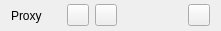
    <widget class="QWidget" name="horizontalLayoutWidget_11">
     <property name="geometry">
      <rect>
       <x>0</x>
       <y>370</y>
       <width>221</width>
       <height>31</height>
      </rect>
     </property>
     <layout class="QHBoxLayout" name="proxy_LO">
      <property name="spacing">
       <number>6</number>
      </property>
      <property name="topMargin">
       <number>0</number>
      </property>
      <property name="bottomMargin">
       <number>0</number>
      </property>
      <item>
       <widget class="QLabel" name="label_6">
        <property name="minimumSize">
         <size>
          <width>50</width>
          <height>0</height>
         </size>
        </property>
        <property name="maximumSize">
         <size>
          <width>50</width>
          <height>16777215</height>
         </size>
        </property>
        <property name="text">
         <string>Proxy</string>
        </property>
       </widget>
      </item>
      <item>
       <widget class="QPushButton" name="loadProxy_BN">
        <property name="enabled">
         <bool>true</bool>
        </property>
        <property name="minimumSize">
         <size>
          <width>22</width>
          <height>22</height>
         </size>
        </property>
        <property name="maximumSize">
         <size>
          <width>22</width>
          <height>22</height>
         </size>
        </property>
        <property name="font">
         <font>
          <family>Segoe UI</family>
          <pointsize>8</pointsize>
          <weight>50</weight>
          <bold>false</bold>
         </font>
        </property>
        <property name="toolTip">
         <string>Load proxy file</string>
        </property>
        <property name="styleSheet">
         <string notr="true"/>
        </property>
        <property name="text">
         <string/>
        </property>
       </widget>
      </item>
      <item>
       <widget class="QPushButton" name="saveProxy_BN">
        <property name="enabled">
         <bool>true</bool>
        </property>
        <property name="minimumSize">
         <size>
          <width>22</width>
          <height>22</height>
         </size>
        </property>
        <property name="maximumSize">
         <size>
          <width>22</width>
          <height>22</height>
         </size>
        </property>
        <property name="font">
         <font>
          <family>Segoe UI</family>
          <pointsize>8</pointsize>
          <weight>50</weight>
          <bold>false</bold>
         </font>
        </property>
        <property name="toolTip">
         <string>Save proxy file</string>
        </property>
        <property name="styleSheet">
         <string notr="true"/>
        </property>
        <property name="text">
         <string/>
        </property>
       </widget>
      </item>
      <item>
       <spacer name="horizontalSpacer_7">
        <property name="orientation">
         <enum>Qt::Horizontal</enum>
        </property>
        <property name="sizeHint" stdset="0">
         <size>
          <width>40</width>
          <height>20</height>
         </size>
        </property>
       </spacer>
      </item>
      <item>
       <widget class="QPushButton" name="templateTarget_BN">
        <property name="enabled">
         <bool>true</bool>
        </property>
        <property name="minimumSize">
         <size>
          <width>22</width>
          <height>22</height>
         </size>
        </property>
        <property name="maximumSize">
         <size>
          <width>22</width>
          <height>22</height>
         </size>
        </property>
        <property name="font">
         <font>
          <family>Segoe UI</family>
          <pointsize>8</pointsize>
          <weight>50</weight>
          <bold>false</bold>
         </font>
        </property>
        <property name="toolTip">
         <string>Make wrap target templated</string>
        </property>
        <property name="styleSheet">
         <string notr="true"/>
        </property>
        <property name="text">
         <string/>
        </property>
       </widget>
      </item>
     </layout>
    </widget>
